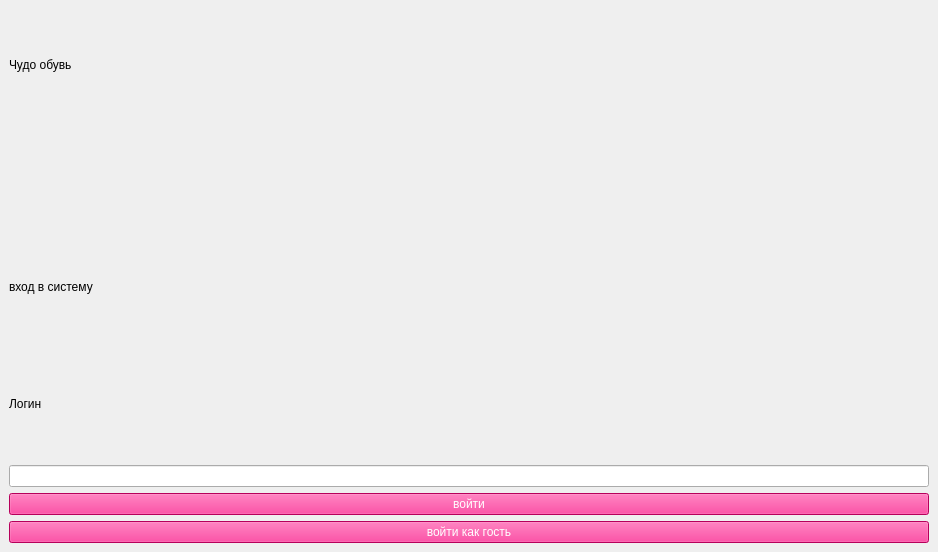
<?xml version="1.0" encoding="UTF-8"?>
<ui version="4.0">
 <class>MainWindow</class>
 <widget class="QMainWindow" name="MainWindow">
  <property name="geometry">
   <rect>
    <x>0</x>
    <y>0</y>
    <width>938</width>
    <height>552</height>
   </rect>
  </property>
  <property name="windowTitle">
   <string>MainWindow</string>
  </property>
  <property name="styleSheet">
   <string notr="true">#body {
background-color: rgb(255, 255, 255);
	font: 24pt &quot;Segoe UI&quot;;
font-color: rgb(0, 170, 127)

}

QPushButton{
background-color: rgb(255, 0, 127);
color: rgb(255, 255, 255)
}

</string>
  </property>
  <widget class="QWidget" name="centralwidget">
   <layout class="QVBoxLayout" name="verticalLayout_2">
    <item>
     <layout class="QVBoxLayout" name="verticalLayout">
      <item>
       <widget class="QLabel" name="label_3">
        <property name="text">
         <string>Чудо обувь</string>
        </property>
       </widget>
      </item>
      <item>
       <widget class="QLabel" name="label_4">
        <property name="maximumSize">
         <size>
          <width>100</width>
          <height>100</height>
         </size>
        </property>
        <property name="text">
         <string/>
        </property>
        <property name="pixmap">
         <pixmap>imaqes/pin.png</pixmap>
        </property>
        <property name="scaledContents">
         <bool>true</bool>
        </property>
       </widget>
      </item>
      <item>
       <widget class="QLabel" name="label_2">
        <property name="text">
         <string>вход в систему</string>
        </property>
       </widget>
      </item>
      <item>
       <layout class="QHBoxLayout" name="horizontalLayout">
        <item>
         <widget class="QLabel" name="label">
          <property name="text">
           <string>Логин</string>
          </property>
         </widget>
        </item>
       </layout>
      </item>
      <item>
       <widget class="QLineEdit" name="lineEdit"/>
      </item>
      <item>
       <widget class="QPushButton" name="pushButton_2">
        <property name="text">
         <string>войти</string>
        </property>
       </widget>
      </item>
      <item>
       <widget class="QPushButton" name="pushButton">
        <property name="text">
         <string>войти как гость</string>
        </property>
       </widget>
      </item>
     </layout>
    </item>
   </layout>
  </widget>
 </widget>
 <resources/>
 <connections/>
</ui>
